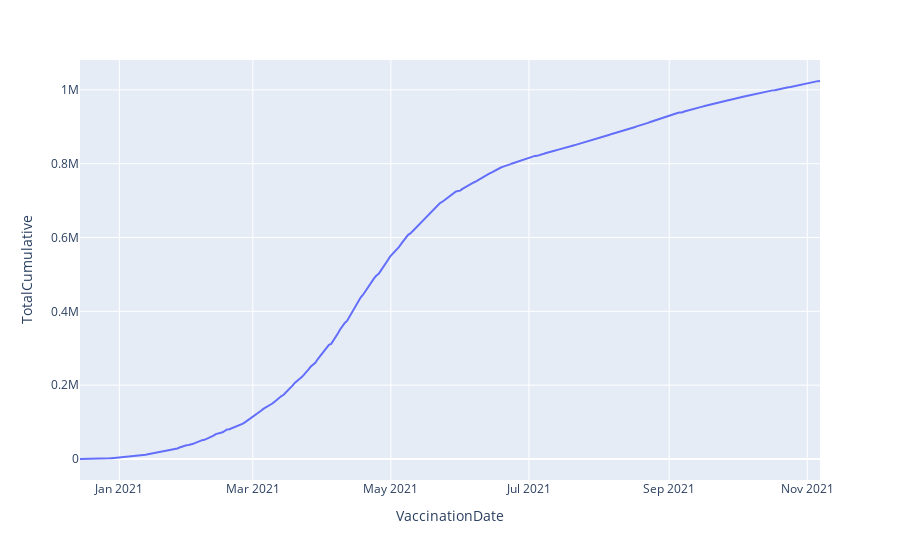

Source (notebook cell):
### Markdown cell above
Plotly is used to graph total cumulative vaccinations as a function of time.

### Code cell
import plotly.express as express_plot

express_plot.line(pg_data_frame, x='VaccinationDate', y='TotalCumulative')

### Figure 1 — Plotly figure (JSON) as saved in the notebook; plotly's stock layout.template omitted (floating-point values rounded to 4 significant figures; data arrays with more than 128 entries replaced by an {"elided": "..."} marker saying what was removed)
{"data": [{"hovertemplate": "VaccinationDate=%{x}<br>TotalCumulative=%{y}<extra></extra>", "legendgroup": "", "line": {"color": "#636efa", "dash": "solid"}, "marker": {"symbol": "circle"}, "mode": "lines", "name": "", "orientation": "v", "showlegend": false, "type": "scatter", "x": {"elided": "328 str values"}, "xaxis": "x", "y": {"elided": "328 int values"}, "yaxis": "y"}], "layout": {"legend": {"tracegroupgap": 0}, "margin": {"t": 60}, "xaxis": {"anchor": "y", "domain": [0, 1], "title": {"text": "VaccinationDate"}}, "yaxis": {"anchor": "x", "domain": [0, 1], "title": {"text": "TotalCumulative"}}}}
